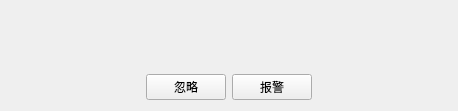
<?xml version="1.0" encoding="UTF-8"?>
<ui version="4.0">
 <class>TerminalAlarmWidget</class>
 <widget class="QWidget" name="TerminalAlarmWidget">
  <property name="geometry">
   <rect>
    <x>0</x>
    <y>0</y>
    <width>458</width>
    <height>111</height>
   </rect>
  </property>
  <property name="windowTitle">
   <string>Terminal Alerm</string>
  </property>
  <layout class="QVBoxLayout" name="verticalLayout">
   <item>
    <spacer name="verticalSpacer_2">
     <property name="orientation">
      <enum>Qt::Vertical</enum>
     </property>
     <property name="sizeHint" stdset="0">
      <size>
       <width>153</width>
       <height>16</height>
      </size>
     </property>
    </spacer>
   </item>
   <item>
    <widget class="QLabel" name="label">
     <property name="text">
      <string/>
     </property>
     <property name="wordWrap">
      <bool>true</bool>
     </property>
    </widget>
   </item>
   <item>
    <spacer name="verticalSpacer">
     <property name="orientation">
      <enum>Qt::Vertical</enum>
     </property>
     <property name="sizeHint" stdset="0">
      <size>
       <width>153</width>
       <height>15</height>
      </size>
     </property>
    </spacer>
   </item>
   <item>
    <layout class="QHBoxLayout" name="horizontalLayout">
     <item>
      <spacer name="horizontalSpacer">
       <property name="orientation">
        <enum>Qt::Horizontal</enum>
       </property>
       <property name="sizeHint" stdset="0">
        <size>
         <width>117</width>
         <height>20</height>
        </size>
       </property>
      </spacer>
     </item>
     <item>
      <widget class="QPushButton" name="pushButtonYes">
       <property name="text">
        <string>忽略</string>
       </property>
      </widget>
     </item>
     <item>
      <widget class="QPushButton" name="pushButtonNo">
       <property name="text">
        <string>报警</string>
       </property>
      </widget>
     </item>
     <item>
      <spacer name="horizontalSpacer_2">
       <property name="orientation">
        <enum>Qt::Horizontal</enum>
       </property>
       <property name="sizeHint" stdset="0">
        <size>
         <width>117</width>
         <height>20</height>
        </size>
       </property>
      </spacer>
     </item>
    </layout>
   </item>
  </layout>
 </widget>
 <resources/>
 <connections/>
</ui>
